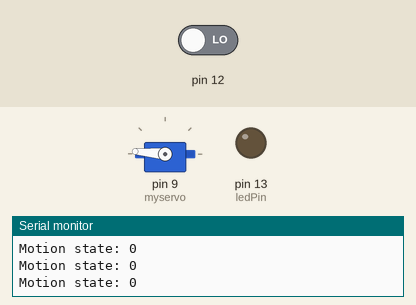
Recording of a sketch running on a simulated Arduino Uno, built with avr-gcc and run on an emulated ATmega328P. Shown: servo, output pins drawn as LEDs (lit = HIGH), the last lines printed to the serial monitor. Dashed ring = blinking. Inputs (shaded band) come from the test bench; at power-on: pin 12 LOW.

Above: at 6.2 s.
6.3 s: pin 12 driven HIGH
At 6.52 s:
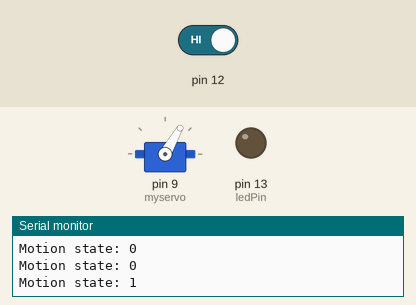
At 7.1 s:
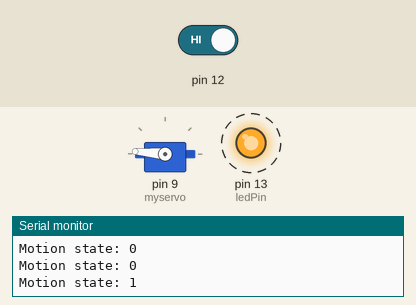
Timing chart, 0 to 15.3 s (numbered marks = the images above; inputs shaded):
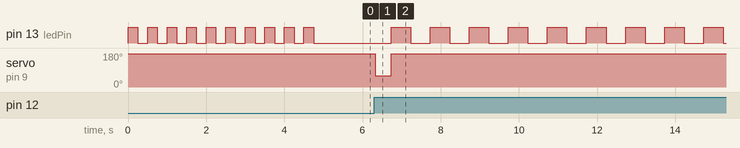

The sketch:

RIPSSS_R100.ino
```cpp
/* Silly Can Bowl Demo */

#include <Servo.h>

Servo myservo;

int Pass = 0;
const int First_Loop = 0;
const int Steady_State = 1;

int fire = 60;
int halt = 175;

int motion = 0;

int state = 0;
int Pressed = 1;
int notPressed = 0;

int flash_time = 0;

int period = 250;
int ledPin = 13;

void setup()
{
  Serial.begin(9600);
  pinMode(ledPin, OUTPUT);
  pinMode(12, INPUT);
  myservo.attach(9);  // attaches the servo on pin 9 to the servo object
  myservo.write(halt);
  for (int count = 0; count < 10; count ++) {
    digitalWrite(ledPin, HIGH);
    delay(period);
    digitalWrite(ledPin, LOW);
    delay(period);
  }
}


void loop()
{
  myservo.write(halt);
  motion = digitalRead(12); // Check for motion
  Serial.print("Motion state: ");
  Serial.println(motion);

  //////////////////// Firing Logic /////////////////////////////////////
  if  (motion == HIGH)
  {
    state = Pressed;
    myservo.write(fire);
    delay(400);
    myservo.write(halt);
    digitalWrite(ledPin, HIGH);
    for (int count = 0; count < 10; count ++) {
      digitalWrite(ledPin, HIGH);
      delay(500);
      digitalWrite(ledPin, LOW);
      delay(500);
    }
  }
}
```

Measured:
- after the input at 6.3 s, pin 13 (ledPin): alternates HIGH for 0.50 s and LOW for 0.50 s, starting after 0.43 s; servo on pin 9 (myservo): 175° → 60° at once, → 175° 0.40 s later
